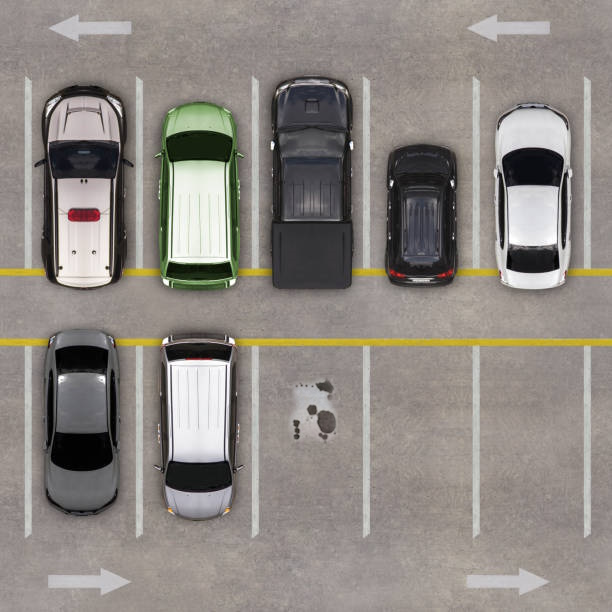
#> input picture parking_lot2.jpg, 612 x 612 px
$ python server_process.py
#> lines starting #> are read from the running program, lines starting #| are printed output that depends on the picture; after the words box and inside, x2 and y2 are one past the last pixel; in counts of white or black regions, pixels touching at a corner belong together
import cv2 as cv
import numpy as np
from matplotlib import pyplot as plt
import sys

output_path = "lot_values.txt"
img_path = "parking_lot2.jpg"

img = cv.imread(img_path, 0) # Open image in greyscale mode
#> img: shape (612, 612); min 0, max 255, mean 136.9
if img is None:
    sys.exit("Could not read the image.")

print(f'Image scale: {img.shape}')
#| Image scale: (612, 612)

# HSV thresholding
#img = cv.cvtColor(img, cv.COLOR_BGR2HSV)

# Define bounds for parking spaces (tuples of top left pixel location)
lot = {
    'SUV': (76,32), #img[76:267, 32:134],
    'Hatchback': (76,143),#img[76:267, 143:251],
    'Pickup': (76,260),#img[76:267, 260:362],
    'Mini': (76,371),#img[76:267, 371:472],
    'Sedan': (76,481),#img[76:267, 481:583],
    'Grey': (346,32),
    'Minivan': (346, 143),
    'Oil': (346,260),#img[346:537, 260:362],
    'Empty1': (346, 371),
    'Empty2': (346,481)#img[346:537, 481:583]
}
# Define dimensions of individual parking spaces
space_size = (192,101)

try:
    f = open(output_path, 'w')
    #TODO: implement timestamp for last update to file

    # Process each parking space separately
    kernel = np.ones((5,5),np.float32)/25
    for name,top_left in lot.items():
        # Define space region of interest
        c1 = top_left[0]
        r1 = top_left[1]
        space = img[c1:c1+space_size[0], r1:r1+space_size[1]]

        # https://stackoverflow.com/questions/62042172/how-to-remove-noise-in-image-opencv-python
        # Apply blur and divide filters to remove background noise
        blur = cv.GaussianBlur(space, (0,0), sigmaX=33, sigmaY=33)
        divide = cv.divide(space, blur, scale=255)

        # Apply threshold
        thresh = cv.threshold(divide, 200, 255, cv.THRESH_BINARY)[1]

        # https://stackoverflow.com/questions/67285972/how-to-fill-canny-edge-image-in-opencv-python
        # Get largest contour
        contours = cv.findContours(thresh, cv.RETR_EXTERNAL, cv.CHAIN_APPROX_NONE)
        contours = contours[0] if len(contours) == 2 else contours[1]
        big_contour = max(contours, key=cv.contourArea)

        # Draw white filled contour on black background
        result = np.zeros_like(space)
        cv.drawContours(result, [big_contour], 0, (255,255,255), cv.FILLED)

        # Get ratio of filled space from resulting image
        black_pixel_count = np.sum(result == 0)
        filled_ratio = (black_pixel_count / space.size) * 100
        print(f'Thresholding %: {round(filled_ratio, 2)}')

        # Get confidence level of there being an object in the space
        confidence = 0
        if filled_ratio <= 10 and filled_ratio > 0:
            confidence = 1
        elif filled_ratio > 10:
            confidence = 2

        # Write the results to lot_values.txt
        f.write(f"{top_left};{space_size}")
        f.write(';')
        f.write(str(confidence))
        f.write('\n')

        # Put these results into a plot for displaying
        titles = ['Original Image', 'Divide Filter', 'Threshold', f'Contours ({round(filled_ratio, 2)}%)']
        images = [space, divide, thresh, result]
        for i in range(4):
            plt.subplot(2,2,i+1),plt.imshow(images[i],'grey')
            plt.title(titles[i])
            plt.xticks([]),plt.yticks([])
        manager = plt.get_current_fig_manager()
        manager.full_screen_toggle()
        plt.suptitle(name)
        plt.draw()
        plt.waitforbuttonpress(0)
        plt.close()
#> this loop made 10 passes
#> (black_pixel_count, filled_ratio) on passes 1 to 10: (14745, 76.04), (11943, 61.59), (11580, 59.72), (8401, 43.32), (1297, 6.69), (3644, 18.79), (12142, 62.61), (0, 0), (0, 0), (0, 0)
#| Thresholding %: 76.04
#| Thresholding %: 61.59
#| Thresholding %: 59.72
#| Thresholding %: 43.32
#| Thresholding %: 6.69
#| Thresholding %: 18.79
#| Thresholding %: 62.61
#| Thresholding %: 0.0
#> (further printed lines are left out)
#> pass 1, `space = img[c1:c1+space_size[0], r1:r1+space_size[1]]`:
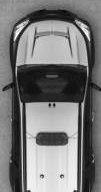
#> space: shape (192, 101); min 0, max 255, mean 120.2
#> pass 1, `blur = cv.GaussianBlur(space, (0,0), sigmaX=33, sigmaY=33)`:
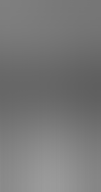
#> blur: shape (192, 101); min 95, max 155, mean 120
#> pass 1, `divide = cv.divide(space, blur, scale=255)`:
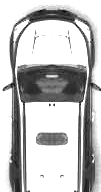
#> divide: shape (192, 101); min 0, max 255, mean 191.4
#> pass 1, `thresh = cv.threshold(divide, 200, 255, cv.THRESH_BINARY)[1]`:
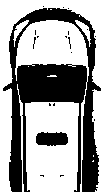
#> thresh: shape (192, 101); 62% white; 19 black regions (17 under 20 px), largest, box (x1, y1, x2, y2) and area: (3, 8, 101, 192) 6914, (36, 132, 68, 146) 383
#> pass 1, `plt.waitforbuttonpress(0)`:
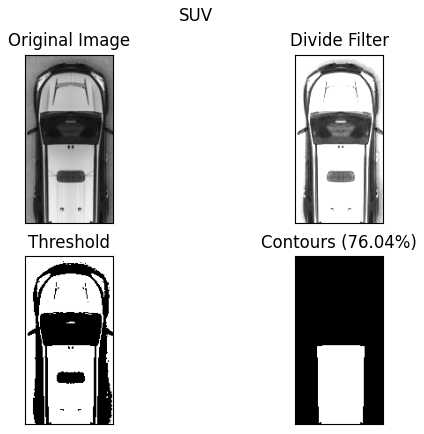
#> figure drawn by matplotlib, 4 panels
#> after the loop:
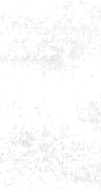
#> divide: shape (192, 101); min 215, max 255, mean 251.4
#> after the loop: result: shape (192, 101); every value is 255
#> after the loop:
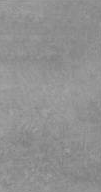
#> space: shape (192, 101); min 122, max 164, mean 144.6

except Exception as e:
    print("Error writing to file:", e)
finally:
    f.close()
